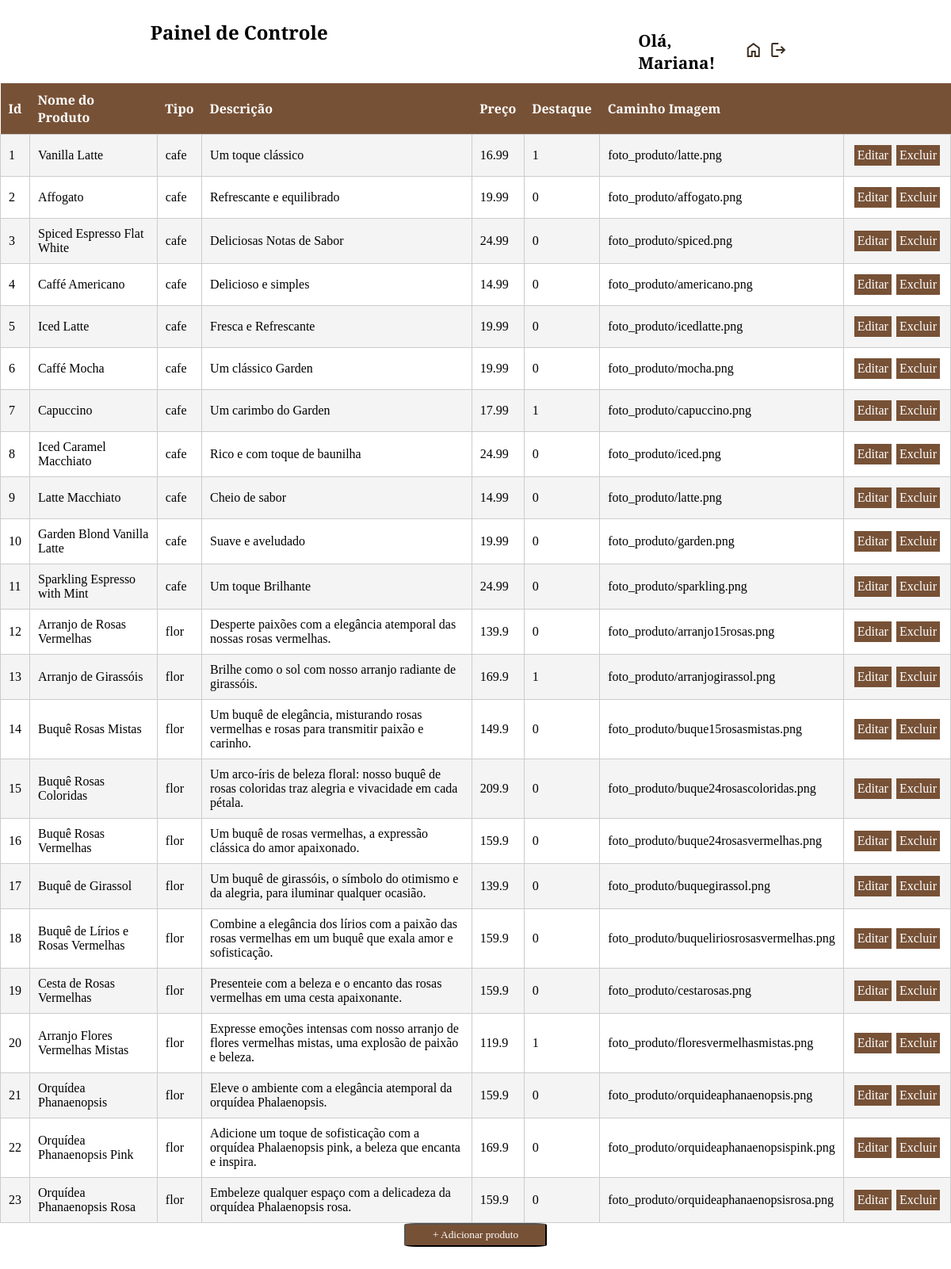
Page /dashboard-admin.php (signed in) on the committed database.
### tables this page shows
CREATE TABLE `produtos` (
  `id_produto` int(11) NOT NULL,
  `nome_produto` varchar(255) NOT NULL,
  `descricao` varchar(200) NOT NULL,
  `preco` float NOT NULL,
  `foto_produto` varchar(200) NOT NULL,
  `tipo` varchar(255) NOT NULL,
  `destaque` int(2) NOT NULL
);

### classes/Produto.php (called while the page is built, shortened)
<?php
class CrudProduto
{
    private $conn;
    public function __construct($db)
    {
        $this->conn = $db;
    }
    public function read()
    {
        $query = "SELECT * FROM produtos";
        $stmt = $this->conn->prepare($query);
        $stmt->execute();
        return $stmt;
    }
}

### dashboard-admin.php (the view, shortened to what this page needs)
<?php
require_once('classes/Produto.php');
$database = new Conexao();
$db = $database->getConnection();
$crud = new CrudProduto($db);
if (isset($_GET['action'])) {
    switch ($_GET['action']) {
        case 'create':
            $crud->create($_POST);
            $rows = $crud->read();
            break;
        case 'read':
            $rows = $crud->read();
            break;
        case 'updateProduct':
            if (isset($_POST['id_produto'])) {
                $rows = $crud->updateProduct($_POST);
            }
            $rows = $crud->read();
            break;
        case 'delete':
            $crud->delete($_GET['id_produto']);
            $rows = $crud->read();
            break;
        default:
            $rows = $crud->read();
            break;
    }
} else {
    $rows = $crud->read();
}
?>
<!DOCTYPE html>
<html lang="en">
<head>
    <link rel="stylesheet" href="a.css">
</head>
<body>
    <div class="container mt-5">
        <div class="nav">
            <h1 class="text-center">Painel de Controle</h1>
            <div id="oi">
                <p class="text-center" class="oi">Olá,
                    <?php echo ucfirst($_SESSION['nome']); ?>!
                </p>
                <a href="index.php" class="oi"><i class="material-symbols-outlined">home</i></a>
                <a href="logout.php" class="oi"><i class="material-symbols-outlined">logout</i></a>
            </div>
        </div>
        <table class="table mt-5 tabela-produtos">
            <thead>
                <tr>
                    <th>Id</th>
                    <th>Nome do Produto</th>
                    <th>Tipo</th>
                    <th>Descrição</th>
                    <th>Preço</th>
                    <th>Destaque</th>
                    <th>Caminho Imagem</th>
                    <th> </th>
                </tr>
            </thead>
            <tbody>
                <?php
                if (isset($rows)) {
                    foreach ($rows as $row) {
                        echo "<tr>";
                        echo "<td>" . $row['id_produto'] . "</td>";
                        echo "<td>" . $row['nome_produto'] . "</td>";
                        echo "<td>" . $row['tipo'] . "</td>";
                        echo "<td>" . $row['descricao'] . "</td>";
                        echo "<td>" . $row['preco'] . "</td>";
                        echo "<td>" . $row['destaque'] . "</td>";
                        echo "<td>" . $row['foto_produto'] . "</td>";
                        echo "<td>";
                        echo "<div class='add'>";
                        echo "<a class='ad' href='?action=updateProduct&id_produto=" . $row['id_produto'] . "'>Editar</a> ";
                        echo "<a class='ad' href='?action=delete&id_produto=" . $row['id_produto'] . "' onclick='return confirm(\"Tem certeza que quer apagar esse registro?\")' class='delete'>Excluir</a>";
                        echo "</div>";
                        echo "</td>";
                        echo "</tr>";
                    }
                } else {
                    echo "<tr><td colspan='6'>Não há registros a serem exibidos.</td></tr>";
                }
                ?>
            </tbody>
        </table>
        <button onclick="toggleForm()" id="adc">+ Adicionar produto</button>
                <form method="POST" action="?action=create" enctype="multipart/form-data" class="mt-5">
                </form>
            </div>
</body>
</html>

### a.css (style rules this page uses)
* { font-family: 'Josefin Slab', serif; margin: 0; padding: 0; box-sizing: border-box; }
.nav { display: flex; flex-direction: row; align-items: center; margin-top: 2%; width: 100%; justify-content: space-around; }
h1 { font-size: 3em; }
#oi { display: flex; align-items: center; margin: 1%; justify-content: space-between; }
.oi { margin: 2%; }
#oi p { font-size: 1.3em; font-weight: bold; }
.container { display: flex; flex-direction: column; justify-content: center; align-items: center; }
form { margin: 0 auto; padding: 20px; border-radius: 5px; }
.add { display: flex; }
.ad { background-color: #775136; text-decoration: none; color: white; padding: 4px; margin: 3px; }
.tabela-produtos { width: 100%; border-collapse: collapse; max-width: 1280px; }
.tabela-produtos th { background-color: #775136; color: #fff; padding: 10px; text-align: left; }
.tabela-produtos td { border: 1px solid #ccc; padding: 10px; }
.tabela-produtos tbody tr:nth-child(odd) { background-color: #f4f4f4; }
.tabela-produtos td:nth-child(5) { white-space: nowrap; overflow: hidden; text-overflow: ellipsis; max-width: 200px; }
#adc { width: 180px; height: 30px; background-color: #775136; color: white; border-radius: 8%; }
i { color: #3c2d1f; }
h1 { max-width: 100%; font-size: 1.5em; display: flex; justify-content: center; margin-bottom: 4%; }

### rows in the picture
produtos: id_produto "1", nome_produto "Vanilla Latte", tipo "cafe", descricao "Um toque clássico", preco "16.99", destaque "1", foto_produto "foto_produto/latte.png"
produtos: id_produto "2", nome_produto "Affogato", tipo "cafe", descricao "Refrescante e equilibrado", preco "19.99", destaque "0", foto_produto "foto_produto/affogato.png"
produtos: id_produto "3", nome_produto "Spiced Espresso Flat White", tipo "cafe", descricao "Deliciosas Notas de Sabor", preco "24.99", destaque "0", foto_produto "foto_produto/spiced.png"
produtos: id_produto "4", nome_produto "Caffé Americano", tipo "cafe", descricao "Delicioso e simples", preco "14.99", destaque "0", foto_produto "foto_produto/americano.png"
produtos: id_produto "5", nome_produto "Iced Latte", tipo "cafe", descricao "Fresca e Refrescante", preco "19.99", destaque "0", foto_produto "foto_produto/icedlatte.png"
produtos: id_produto "6", nome_produto "Caffé Mocha", tipo "cafe", descricao "Um clássico Garden", preco "19.99", destaque "0", foto_produto "foto_produto/mocha.png"
produtos: id_produto "7", nome_produto "Capuccino", tipo "cafe", descricao "Um carimbo do Garden", preco "17.99", destaque "1", foto_produto "foto_produto/capuccino.png"
produtos: id_produto "8", nome_produto "Iced Caramel Macchiato", tipo "cafe", descricao "Rico e com toque de baunilha", preco "24.99", destaque "0", foto_produto "foto_produto/iced.png"
produtos: id_produto "9", nome_produto "Latte Macchiato", tipo "cafe", descricao "Cheio de sabor", preco "14.99", destaque "0", foto_produto "foto_produto/latte.png"
produtos: id_produto "10", nome_produto "Garden Blond Vanilla Latte", tipo "cafe", descricao "Suave e aveludado", preco "19.99", destaque "0", foto_produto "foto_produto/garden.png"
produtos: id_produto "11", nome_produto "Sparkling Espresso with Mint", tipo "cafe", descricao "Um toque Brilhante", preco "24.99", destaque "0", foto_produto "foto_produto/sparkling.png"
produtos: id_produto "12", nome_produto "Arranjo de Rosas Vermelhas", tipo "flor", descricao "Desperte paixões com a elegância atemporal das nossas rosas vermelhas.", preco "139.9", destaque "0", foto_produto "foto_produto/arranjo15rosas.png"
produtos: id_produto "13", nome_produto "Arranjo de Girassóis", tipo "flor", descricao "Brilhe como o sol com nosso arranjo radiante de girassóis.", preco "169.9", destaque "1", foto_produto "foto_produto/arranjogirassol.png"
produtos: id_produto "14", nome_produto "Buquê Rosas Mistas", tipo "flor", descricao "Um buquê de elegância, misturando rosas vermelhas e rosas para transmitir paixão e carinho.", preco "149.9", destaque "0", foto_produto "foto_produto/buque15rosasmistas.png"
produtos: id_produto "15", nome_produto "Buquê Rosas Coloridas", tipo "flor", descricao "Um arco-íris de beleza floral: nosso buquê de rosas coloridas traz alegria e vivacidade em cada pétala.", preco "209.9", destaque "0", foto_produto "foto_produto/buque24rosascoloridas.png"
produtos: id_produto "16", nome_produto "Buquê Rosas Vermelhas", tipo "flor", descricao "Um buquê de rosas vermelhas, a expressão clássica do amor apaixonado.", preco "159.9", destaque "0", foto_produto "foto_produto/buque24rosasvermelhas.png"
produtos: id_produto "17", nome_produto "Buquê de Girassol", tipo "flor", descricao "Um buquê de girassóis, o símbolo do otimismo e da alegria, para iluminar qualquer ocasião.", preco "139.9", destaque "0", foto_produto "foto_produto/buquegirassol.png"
produtos: id_produto "18", nome_produto "Buquê de Lírios e Rosas Vermelhas", tipo "flor", descricao "Combine a elegância dos lírios com a paixão das rosas vermelhas em um buquê que exala amor e sofisticação.", preco "159.9", destaque "0", foto_produto "foto_produto/buqueliriosrosasvermelhas.png"
produtos: id_produto "19", nome_produto "Cesta de Rosas Vermelhas", tipo "flor", descricao "Presenteie com a beleza e o encanto das rosas vermelhas em uma cesta apaixonante.", preco "159.9", destaque "0", foto_produto "foto_produto/cestarosas.png"
produtos: id_produto "20", nome_produto "Arranjo Flores Vermelhas Mistas", tipo "flor", descricao "Expresse emoções intensas com nosso arranjo de flores vermelhas mistas, uma explosão de paixão e beleza.", preco "119.9", destaque "1", foto_produto "foto_produto/floresvermelhasmistas.png"
produtos: id_produto "21", nome_produto "Orquídea Phanaenopsis", tipo "flor", descricao "Eleve o ambiente com a elegância atemporal da orquídea Phalaenopsis.", preco "159.9", destaque "0", foto_produto "foto_produto/orquideaphanaenopsis.png"
produtos: id_produto "22", nome_produto "Orquídea Phanaenopsis Pink", tipo "flor", descricao "Adicione um toque de sofisticação com a orquídea Phalaenopsis pink, a beleza que encanta e inspira.", preco "169.9", destaque "0", foto_produto "foto_produto/orquideaphanaenopsispink.png"
produtos: id_produto "23", nome_produto "Orquídea Phanaenopsis Rosa", tipo "flor", descricao "Embeleze qualquer espaço com a delicadeza da orquídea Phalaenopsis rosa.", preco "159.9", destaque "0", foto_produto "foto_produto/orquideaphanaenopsisrosa.png"

### other values in the picture
$_SESSION['nome'] "Mariana"
